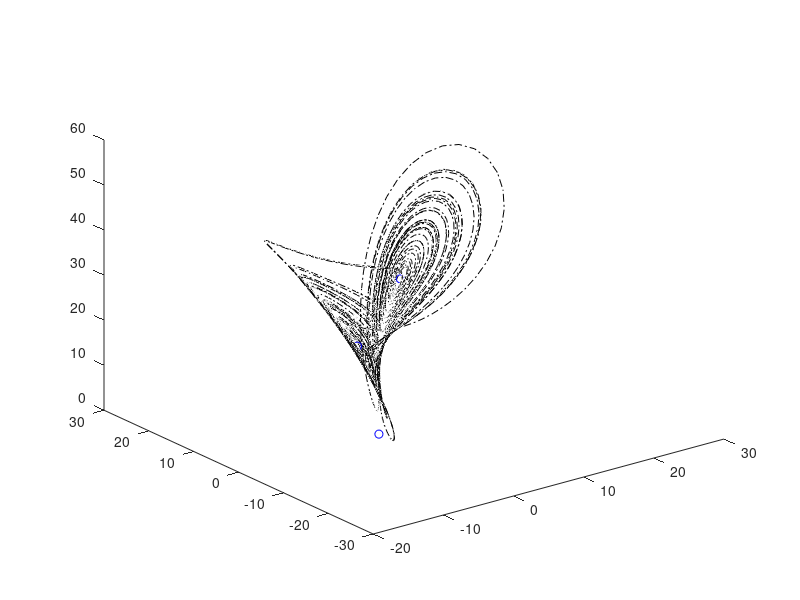

MATLAB code for this plot:
h=0.01;
T=50;

sigma=10;
b=8/3;
r=28;

X0 = [0; 0.1; 10];


N=T/h;

X = zeros(3,N);
X(:,1) = X0;

for j=2:N
    X(1,j) = X(1,j-1) + h * sigma * (-X(1,j-1) + X(2,j-1));
    X(2,j) = X(2,j-1) + h * (r * X(1,j-1) - X(2,j-1) - X(1,j-1)* ...
                             X(3,j-1));
    X(3,j) = X(3,j-1) + h * (-b*X(3,j-1) + X(1,j-1)*X(2,j-1));
end


hold off

plot3(X(1,:), X(2,:), X(3,:), 'k-.');

hold on

plot3(0,0,0,'bo');
plot3(sqrt(b*(r-1)), sqrt(b*(r-1)), r-1, 'bo');
plot3(-sqrt(b*(r-1)), -sqrt(b*(r-1)), r-1, 'bo');
